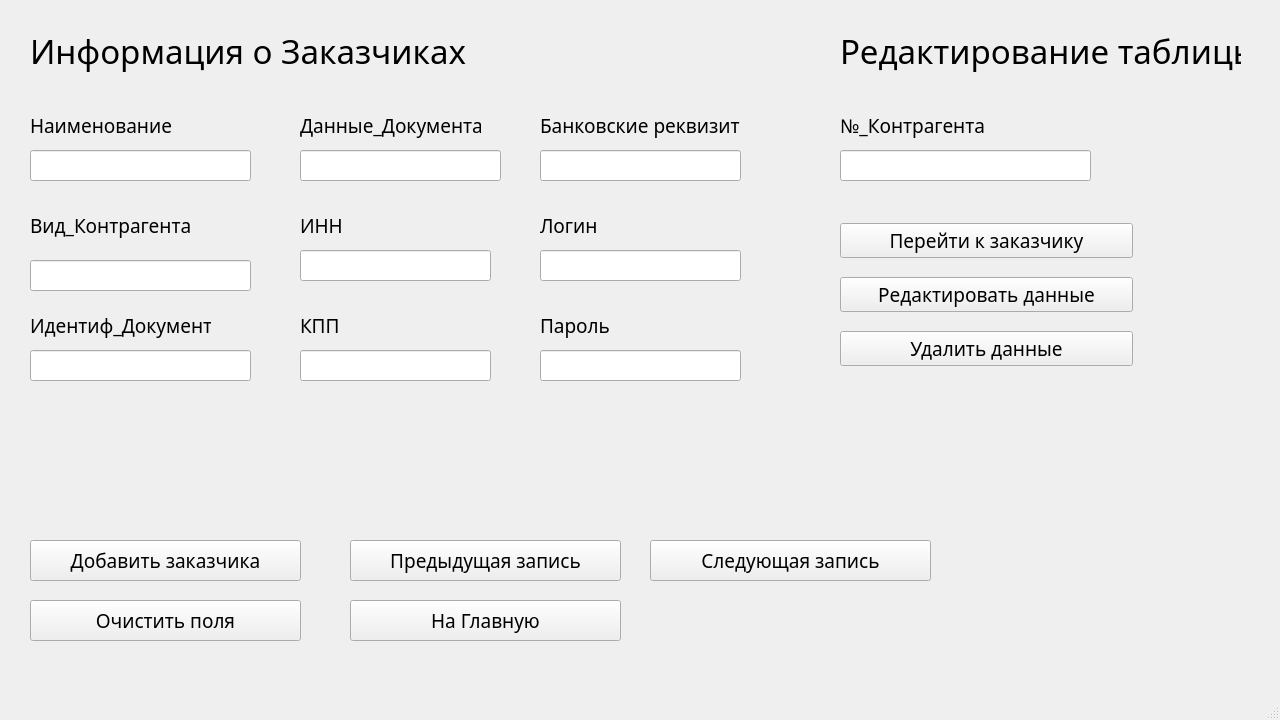
<?xml version="1.0" encoding="UTF-8"?>
<ui version="4.0">
 <class>Form_Customers</class>
 <widget class="QMainWindow" name="Form_Customers">
  <property name="geometry">
   <rect>
    <x>0</x>
    <y>0</y>
    <width>1280</width>
    <height>720</height>
   </rect>
  </property>
  <property name="font">
   <font>
    <family>Bahnschrift SemiLight</family>
    <pointsize>14</pointsize>
   </font>
  </property>
  <property name="windowTitle">
   <string>Информация о Заказчиках</string>
  </property>
  <property name="windowIcon">
   <iconset>
    <normaloff>Изображения/Пользователи.png</normaloff>Изображения/Пользователи.png</iconset>
  </property>
  <property name="iconSize">
   <size>
    <width>32</width>
    <height>32</height>
   </size>
  </property>
  <widget class="QWidget" name="centralwidget">
   <widget class="QPushButton" name="btnAddCustomer">
    <property name="geometry">
     <rect>
      <x>30</x>
      <y>540</y>
      <width>271</width>
      <height>41</height>
     </rect>
    </property>
    <property name="text">
     <string>Добавить заказчика</string>
    </property>
    <property name="icon">
     <iconset>
      <normaloff>Изображения/Добавить.png</normaloff>Изображения/Добавить.png</iconset>
    </property>
    <property name="iconSize">
     <size>
      <width>32</width>
      <height>32</height>
     </size>
    </property>
   </widget>
   <widget class="QLineEdit" name="lineE_Requisites">
    <property name="geometry">
     <rect>
      <x>540</x>
      <y>150</y>
      <width>201</width>
      <height>31</height>
     </rect>
    </property>
   </widget>
   <widget class="QLabel" name="label_DataDocument">
    <property name="geometry">
     <rect>
      <x>300</x>
      <y>110</y>
      <width>181</width>
      <height>31</height>
     </rect>
    </property>
    <property name="text">
     <string>Данные_Документа</string>
    </property>
   </widget>
   <widget class="QLineEdit" name="lineE_DataDocument">
    <property name="geometry">
     <rect>
      <x>300</x>
      <y>150</y>
      <width>201</width>
      <height>31</height>
     </rect>
    </property>
   </widget>
   <widget class="QLabel" name="label_INN">
    <property name="geometry">
     <rect>
      <x>300</x>
      <y>210</y>
      <width>51</width>
      <height>31</height>
     </rect>
    </property>
    <property name="text">
     <string>ИНН</string>
    </property>
   </widget>
   <widget class="QLineEdit" name="lineE_INN">
    <property name="geometry">
     <rect>
      <x>300</x>
      <y>250</y>
      <width>191</width>
      <height>31</height>
     </rect>
    </property>
   </widget>
   <widget class="QLabel" name="label_InfoaboutCustomers">
    <property name="geometry">
     <rect>
      <x>30</x>
      <y>20</y>
      <width>531</width>
      <height>61</height>
     </rect>
    </property>
    <property name="font">
     <font>
      <pointsize>25</pointsize>
     </font>
    </property>
    <property name="text">
     <string>Информация о Заказчиках</string>
    </property>
   </widget>
   <widget class="QLineEdit" name="lineE_Name">
    <property name="geometry">
     <rect>
      <x>30</x>
      <y>150</y>
      <width>221</width>
      <height>31</height>
     </rect>
    </property>
   </widget>
   <widget class="QLabel" name="label_ViewCustomer">
    <property name="geometry">
     <rect>
      <x>30</x>
      <y>210</y>
      <width>231</width>
      <height>31</height>
     </rect>
    </property>
    <property name="text">
     <string>Вид_Контрагента</string>
    </property>
   </widget>
   <widget class="QLabel" name="label_Name">
    <property name="geometry">
     <rect>
      <x>30</x>
      <y>110</y>
      <width>161</width>
      <height>31</height>
     </rect>
    </property>
    <property name="text">
     <string>Наименование</string>
    </property>
   </widget>
   <widget class="QLabel" name="label_Requisites">
    <property name="geometry">
     <rect>
      <x>540</x>
      <y>110</y>
      <width>201</width>
      <height>31</height>
     </rect>
    </property>
    <property name="text">
     <string>Банковские реквизиты</string>
    </property>
   </widget>
   <widget class="QPushButton" name="btnClear">
    <property name="geometry">
     <rect>
      <x>30</x>
      <y>600</y>
      <width>271</width>
      <height>41</height>
     </rect>
    </property>
    <property name="text">
     <string>Очистить поля</string>
    </property>
    <property name="icon">
     <iconset>
      <normaloff>Изображения/Очистить.png</normaloff>Изображения/Очистить.png</iconset>
    </property>
    <property name="iconSize">
     <size>
      <width>32</width>
      <height>32</height>
     </size>
    </property>
   </widget>
   <widget class="QLabel" name="label_Correctly">
    <property name="geometry">
     <rect>
      <x>840</x>
      <y>20</y>
      <width>401</width>
      <height>61</height>
     </rect>
    </property>
    <property name="font">
     <font>
      <pointsize>25</pointsize>
     </font>
    </property>
    <property name="text">
     <string>Редактирование таблицы</string>
    </property>
   </widget>
   <widget class="QPushButton" name="btnBack">
    <property name="geometry">
     <rect>
      <x>350</x>
      <y>540</y>
      <width>271</width>
      <height>41</height>
     </rect>
    </property>
    <property name="text">
     <string>Предыдущая запись</string>
    </property>
    <property name="icon">
     <iconset>
      <normaloff>Изображения/Назад.png</normaloff>Изображения/Назад.png</iconset>
    </property>
    <property name="iconSize">
     <size>
      <width>32</width>
      <height>32</height>
     </size>
    </property>
   </widget>
   <widget class="QPushButton" name="btnNext">
    <property name="geometry">
     <rect>
      <x>650</x>
      <y>540</y>
      <width>281</width>
      <height>41</height>
     </rect>
    </property>
    <property name="text">
     <string>Следующая запись</string>
    </property>
    <property name="icon">
     <iconset>
      <normaloff>Изображения/Вперед.png</normaloff>Изображения/Вперед.png</iconset>
    </property>
    <property name="iconSize">
     <size>
      <width>32</width>
      <height>32</height>
     </size>
    </property>
   </widget>
   <widget class="QPushButton" name="btnExit">
    <property name="geometry">
     <rect>
      <x>350</x>
      <y>600</y>
      <width>271</width>
      <height>41</height>
     </rect>
    </property>
    <property name="text">
     <string>На Главную</string>
    </property>
    <property name="icon">
     <iconset>
      <normaloff>Изображения/Выход.png</normaloff>Изображения/Выход.png</iconset>
    </property>
    <property name="iconSize">
     <size>
      <width>32</width>
      <height>32</height>
     </size>
    </property>
   </widget>
   <widget class="QLineEdit" name="lineE_NumberCustomer">
    <property name="geometry">
     <rect>
      <x>840</x>
      <y>150</y>
      <width>251</width>
      <height>31</height>
     </rect>
    </property>
   </widget>
   <widget class="QLabel" name="label_NumberCustomer">
    <property name="geometry">
     <rect>
      <x>840</x>
      <y>110</y>
      <width>251</width>
      <height>31</height>
     </rect>
    </property>
    <property name="text">
     <string>№_Контрагента</string>
    </property>
   </widget>
   <widget class="QWidget" name="verticalLayoutWidget">
    <property name="geometry">
     <rect>
      <x>840</x>
      <y>210</y>
      <width>293</width>
      <height>171</height>
     </rect>
    </property>
    <layout class="QVBoxLayout" name="verticalLayout">
     <item>
      <widget class="QPushButton" name="btnGoCustomer">
       <property name="text">
        <string>Перейти к заказчику</string>
       </property>
       <property name="icon">
        <iconset>
         <normaloff>Изображения/Перейти.png</normaloff>Изображения/Перейти.png</iconset>
       </property>
       <property name="iconSize">
        <size>
         <width>32</width>
         <height>32</height>
        </size>
       </property>
      </widget>
     </item>
     <item>
      <widget class="QPushButton" name="btnCorrectly">
       <property name="text">
        <string>Редактировать данные</string>
       </property>
       <property name="icon">
        <iconset>
         <normaloff>Изображения/Редактировать.png</normaloff>Изображения/Редактировать.png</iconset>
       </property>
       <property name="iconSize">
        <size>
         <width>32</width>
         <height>32</height>
        </size>
       </property>
      </widget>
     </item>
     <item>
      <widget class="QPushButton" name="btnDelete">
       <property name="text">
        <string>Удалить данные</string>
       </property>
       <property name="icon">
        <iconset>
         <normaloff>Изображения/Удалить.png</normaloff>Изображения/Удалить.png</iconset>
       </property>
       <property name="iconSize">
        <size>
         <width>32</width>
         <height>32</height>
        </size>
       </property>
      </widget>
     </item>
    </layout>
   </widget>
   <widget class="QLabel" name="label_login">
    <property name="geometry">
     <rect>
      <x>540</x>
      <y>210</y>
      <width>121</width>
      <height>31</height>
     </rect>
    </property>
    <property name="text">
     <string>Логин</string>
    </property>
   </widget>
   <widget class="QLabel" name="label_password">
    <property name="geometry">
     <rect>
      <x>540</x>
      <y>310</y>
      <width>71</width>
      <height>31</height>
     </rect>
    </property>
    <property name="text">
     <string>Пароль</string>
    </property>
   </widget>
   <widget class="QLineEdit" name="lineE_login">
    <property name="geometry">
     <rect>
      <x>540</x>
      <y>250</y>
      <width>201</width>
      <height>31</height>
     </rect>
    </property>
   </widget>
   <widget class="QLineEdit" name="lineE_password">
    <property name="geometry">
     <rect>
      <x>540</x>
      <y>350</y>
      <width>201</width>
      <height>31</height>
     </rect>
    </property>
   </widget>
   <widget class="QLineEdit" name="lineE_ViewCustomer">
    <property name="geometry">
     <rect>
      <x>30</x>
      <y>260</y>
      <width>221</width>
      <height>31</height>
     </rect>
    </property>
   </widget>
   <widget class="QLineEdit" name="lineE_Document">
    <property name="geometry">
     <rect>
      <x>30</x>
      <y>350</y>
      <width>221</width>
      <height>31</height>
     </rect>
    </property>
   </widget>
   <widget class="QLabel" name="label_Document">
    <property name="geometry">
     <rect>
      <x>30</x>
      <y>310</y>
      <width>181</width>
      <height>31</height>
     </rect>
    </property>
    <property name="text">
     <string>Идентиф_Документ</string>
    </property>
   </widget>
   <widget class="QLineEdit" name="lineE_KPP">
    <property name="geometry">
     <rect>
      <x>300</x>
      <y>350</y>
      <width>191</width>
      <height>31</height>
     </rect>
    </property>
    <property name="text">
     <string/>
    </property>
   </widget>
   <widget class="QLabel" name="label_KPP">
    <property name="geometry">
     <rect>
      <x>300</x>
      <y>310</y>
      <width>51</width>
      <height>31</height>
     </rect>
    </property>
    <property name="text">
     <string>КПП</string>
    </property>
   </widget>
  </widget>
  <widget class="QMenuBar" name="menubar">
   <property name="geometry">
    <rect>
     <x>0</x>
     <y>0</y>
     <width>1280</width>
     <height>21</height>
    </rect>
   </property>
  </widget>
  <widget class="QStatusBar" name="statusbar"/>
 </widget>
 <resources/>
 <connections/>
</ui>
